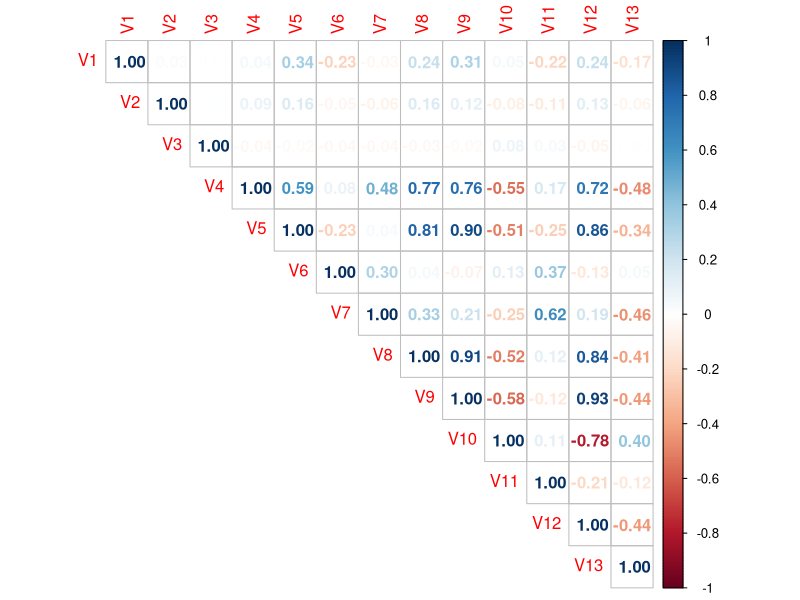
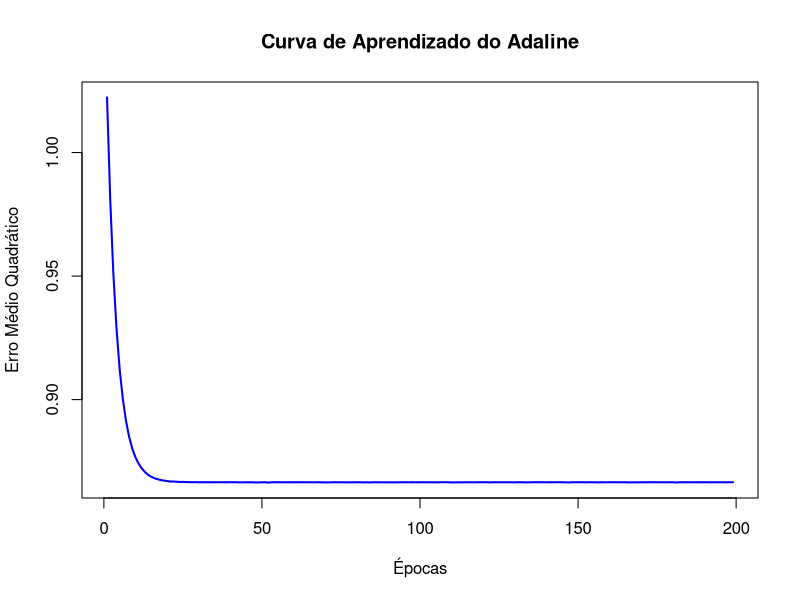

Write R code to recreate these figures, in order. (Note: this script raises an error after producing the figures.)
rm(list = ls())
library("mlbench")
library("corrplot")


adaline <- function(X, y, eta, tol, maxepocas, par) {
  N <- nrow(X) # Número de linhas de X
  n <- ncol(X)
  error_curve <- numeric(maxepocas) # Vetor para armazenar o erro por época
  
  # inicializando pesos
  if(par == 1){ 
    w <- as.matrix(runif(n+1) - 0.5)
    X <- cbind(1,X)
  } else {
    w <- as.matrix(runif(n) - 0.5)
  }
  
  nepocas <- 0
  erroepoca <- tol + 1 # Inicializa erro acima do limite para entrar no loop
  
  while (erroepoca > tol && nepocas < maxepocas) {
    xseq <- sample(N) # Embaralha os índices
    ei2 <- 0 # Inicializa erro da época
    
    for (i in xseq) {
      yhat <- 1*(t(w) %*%  X[i, ]) 
      erro <- y[i] - yhat
      dw <- eta * erro * X[i, ] # Atualização dos pesos
      w <- w + dw
      ei2 <- ei2 + erro^2 # Acumula erro quadrático
    }
    
    error_curve[nepocas] <- ei2 / N # Erro médio quadrático por época
    nepocas <- nepocas + 1
  }
  
  list(weights = w, error = error_curve[1:(nepocas - 1)])
}


data("Ozone")
Ozone <- data.matrix(na.omit(Ozone))

xall <- scale(data.matrix(Ozone[, -4])) # entradas
yall <- scale(data.matrix(Ozone[,4])) # 4º coluna é a saída

cormat <- cor(Ozone)
corrplot(cormat, method="number", type="upper")

xseq <- sample(203)

xtrain <- as.matrix(xall[xseq[1:150]])
ytrain <- as.matrix(yall[xseq[1:150]])

xtest <- as.matrix(xall[xseq[151:203]])
ytest <- as.matrix(yall[xseq[151:203]])

retlist<-adaline(xtrain, ytrain, 0.001, 0.1, 200, 1)


# Extrair resultados
final_weights <- retlist$weights
error_curve <- retlist$error

# Plotar curva de aprendizado
plot(error_curve, type = "l", col = "blue", lwd = 2, 
     xlab = "Épocas", ylab = "Erro Médio Quadrático", 
     main = "Curva de Aprendizado do Adaline")

# Aproximação
y_pred <- Ht %*% final_weights

# Plotar resultados
plot(X, Y, col = "red", pch = 1, xlab = "X", 
     ylab = "Y", main = "Regressão com Adaline")
lines(xt, yg, col = 'red')
lines(xt, y_pred, col = "blue", lwd = 1)






